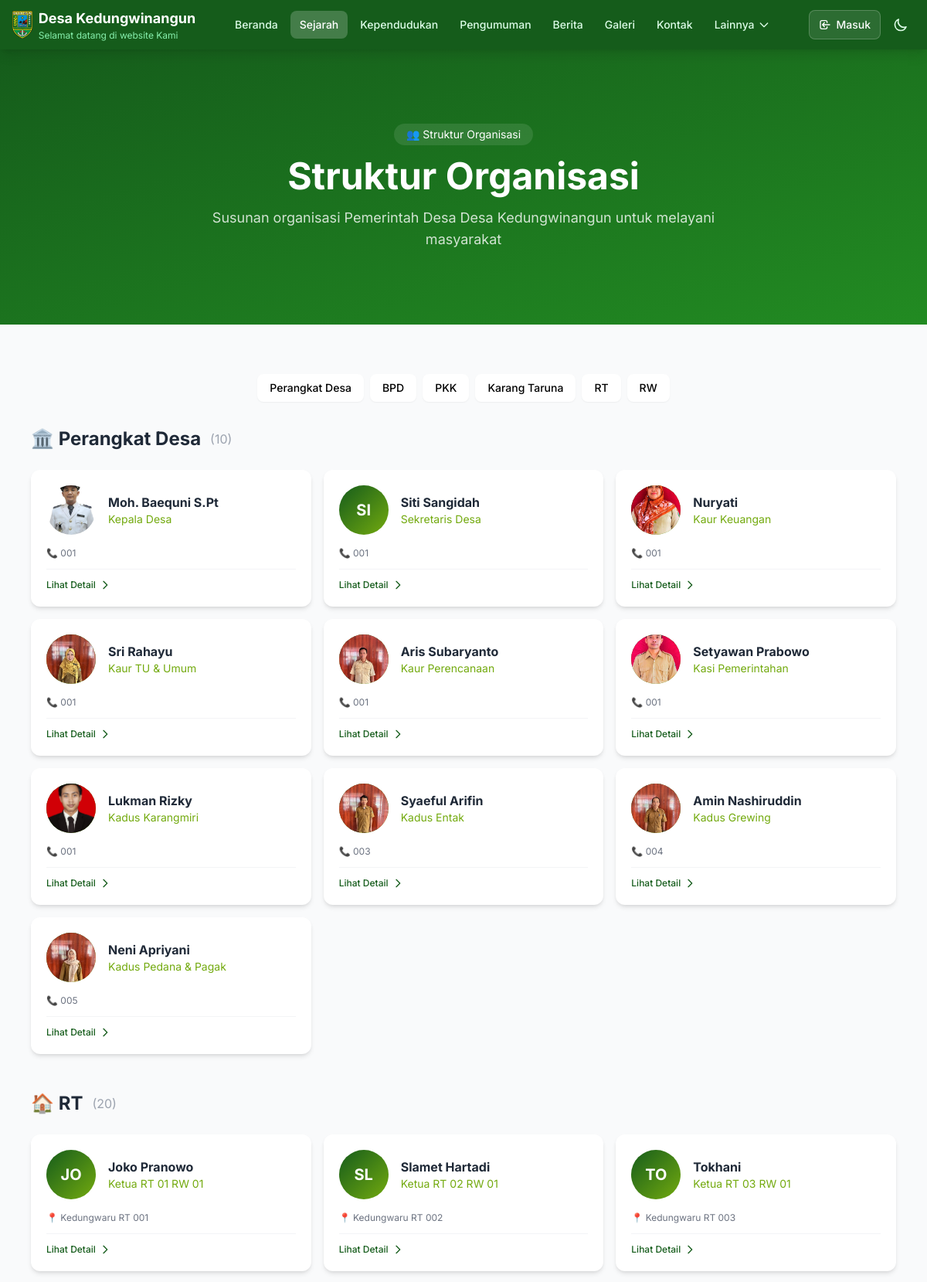
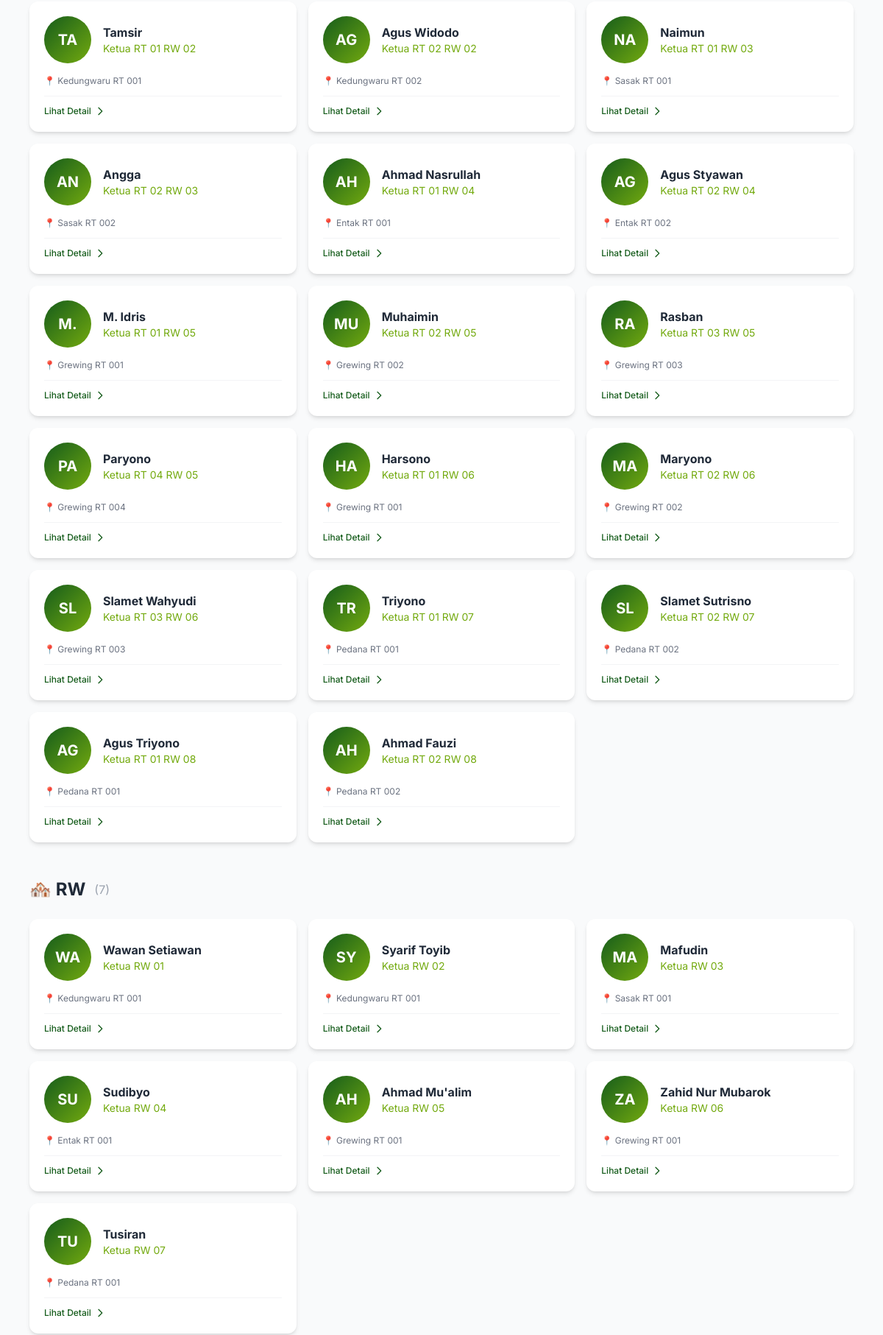
Page /struktur (upper part) on the committed database (2 pictures, top to bottom).
### tables this page shows
CREATE TABLE config (
                key TEXT PRIMARY KEY,
                value TEXT
            );

CREATE TABLE struktur_organisasi (
                id INTEGER PRIMARY KEY AUTOINCREMENT,
                kategori TEXT NOT NULL,
                nama TEXT NOT NULL,
                jabatan TEXT,
                deskripsi TEXT,
                nik TEXT,
                alamat TEXT,
                dusun TEXT,
                rt TEXT,
                rw TEXT,
                telepon TEXT,
                email TEXT,
                foto_url TEXT,
                sk_url TEXT,
                no_sk TEXT,
                tanggal_sk TEXT,
                masa_jabatan TEXT,
                status TEXT DEFAULT 'Aktif',
                icon TEXT,
                no_urut INTEGER DEFAULT 0,
                aktif INTEGER DEFAULT 1,
                created_at TIMESTAMP DEFAULT CURRENT_TIMESTAMP,
                updated_at TIMESTAMP DEFAULT CURRENT_TIMESTAMP
            );

### routes/public.py (the view)
@public_bp.route("/struktur")
def struktur():
    from datetime import datetime
    try:
        from models import get_all_pages, get_all_struktur
        desa_info = get_desa_info_with_maps()
        custom_pages = get_all_pages()
        struktur_list = get_all_struktur(aktif=1)
        grouped = {'perangkat': [], 'bpd': [], 'pkk': [], 'karang_taruna': [], 'rt': [], 'rw': []}
        for item in struktur_list:
            kat = item.get('kategori', '')
            if kat in grouped:
                grouped[kat].append(item)
        kategori_labels = {
            'perangkat': 'Perangkat Desa',
            'bpd': 'BPD',
            'pkk': 'PKK',
            'karang_taruna': 'Karang Taruna',
            'rt': 'RT',
            'rw': 'RW',
        }
        return render_template(
            "struktur.html",
            page={"title": "Struktur Organisasi"},
            desa=desa_info,
            nav_links=set_nav_active("Sejarah"),
            tahun=datetime.now().year,
            site_name=desa_info['nama'],
            site_tagline=desa_info['tagline'],
            site_description=desa_info['deskripsi'],
            custom_pages=custom_pages,
            grouped_struktur=grouped,
            kategori_labels=kategori_labels,
        )
    except Exception as e:
        logger.error(f"Error loading struktur page: {str(e)}")
        flash('Terjadi kesalahan saat memuat halaman struktur', 'error')
        return redirect(url_for('public.index'))

### app.py (called while the page is built)
@app.context_processor
def inject_openrouter_key():
    return {
        'openrouter_api_key': environ.get('OPENROUTER_API_KEY', '')
    }

@app.context_processor
def inject_custom_pages():
    from models import get_all_pages
    return {'custom_pages_nav': get_all_pages()}

### models.py (called while the page is built)
def get_db_connection():
    conn = sqlite3.connect(Config.DB_NAME)
    conn.row_factory = sqlite3.Row
    return conn

def get_config(key, default=None):
    try:
        conn = get_db_connection()
        cursor = conn.cursor()
        cursor.execute('SELECT value FROM config WHERE key = ?', (key,))
        row = cursor.fetchone()
        conn.close()
        return row['value'] if row else (default if default is not None else DEFAULT_CONFIG.get(key, ''))
    except Exception as e:
        logger.error(f"Error getting config '{key}': {str(e)}")
        return default if default is not None else DEFAULT_CONFIG.get(key, '')

def get_desa_info():
    return {
        "nama": get_config("website_nama", DEFAULT_CONFIG["website_nama"]),
        "tagline": get_config("website_tagline", DEFAULT_CONFIG["website_tagline"]),
        "deskripsi": get_config("website_deskripsi", DEFAULT_CONFIG["website_deskripsi"]),
        "jumlah_dusun": 6,
        "jumlah_kasi": 3,
        "jumlah_kepala_desa": 1,
    }

def get_all_pages():
    try:
        conn = get_db_connection()
        cursor = conn.cursor()
        cursor.execute('SELECT * FROM pages WHERE active = 1 ORDER BY order_num ASC, title ASC')
        pages = [dict(row) for row in cursor.fetchall()]
        conn.close()
        return pages
    except Exception as e:
        logger.error(f"Error getting all pages: {str(e)}")
        return []

def get_all_struktur(aktif=None):
    try:
        conn = get_db_connection()
        cursor = conn.cursor()
        if aktif is not None:
            cursor.execute('SELECT * FROM struktur_organisasi WHERE aktif = ? ORDER BY kategori, no_urut ASC', (aktif,))
        else:
            cursor.execute('SELECT * FROM struktur_organisasi ORDER BY kategori, no_urut ASC')
        items = [dict(row) for row in cursor.fetchall()]
        conn.close()
        return items
    except Exception as e:
        logger.error(f"Error getting all struktur: {str(e)}")
        return []

### routes/public.py (called while the page is built)
def get_desa_info_with_maps():
    info = get_desa_info()
    info['maps_embed_url'] = MAPS_EMBED_URL
    info['dusun'] = DUSUN_DATA
    return info

### templates/struktur.html (shortened to what this page needs)
<!DOCTYPE html>
<html lang="id">
<head>
    <script src="https://cdn.tailwindcss.com"></script>
    <link rel="stylesheet" href="{{ url_for('static', filename='styles.css') }}">
</head>
<body>
    {% include 'partials/navbar.html' %}
    <section class="bg-gradient-to-br from-[#155C1B] to-[#228B22] text-white py-16 md:py-24">
        <div class="max-w-6xl mx-auto px-4 text-center">
            <span class="inline-block px-4 py-1 bg-white/10 rounded-full text-sm mb-4">👥 Struktur Organisasi</span>
            <h1 class="text-4xl md:text-5xl font-bold mb-4">Struktur Organisasi</h1>
            <p class="text-white/80 text-lg max-w-2xl mx-auto">Susunan organisasi Pemerintah Desa {{ site_name }} untuk melayani masyarakat</p>
        </div>
    </section>
    <section class="py-12 md:py-16 bg-gray-50">
        <div class="max-w-6xl mx-auto px-4">
            <div class="flex flex-wrap gap-2 mb-8 justify-center">
                {% for kat, label in kategori_labels.items() %}
                <a href="#{{ kat }}" class="px-4 py-2 bg-white rounded-lg text-sm font-medium hover:bg-[#155C1B] hover:text-white transition-all shadow-sm">
                    {{ label }}
                </a>
                {% endfor %}
            </div>
            {% for kat, label in kategori_labels.items() %}
            {% if grouped_struktur[kat] %}
            <div id="{{ kat }}" class="mb-12 scroll-mt-20">
                <h2 class="text-2xl font-bold text-gray-800 mb-6 flex items-center gap-3">
                    {% if kat == 'perangkat' %}🏛️{% elif kat == 'bpd' %}👥{% elif kat == 'pkk' %}👩{% elif kat == 'karang_taruna' %}🎉{% elif kat == 'rt' %}🏠{% elif kat == 'rw' %}🏘️{% endif %}
                    {{ label }}
                    <span class="text-gray-400 font-normal text-base">({{ grouped_struktur[kat]|length }})</span>
                </h2>
                <div class="grid grid-cols-1 sm:grid-cols-2 lg:grid-cols-3 xl:grid-cols-4 gap-4">
                    {% for item in grouped_struktur[kat] %}
                    <a href="{{ url_for('public.struktur_detail', struktur_id=item.id) }}" class="bg-white rounded-xl p-5 shadow-md hover:shadow-xl transition-all group">
                        <div class="flex items-center gap-4 mb-4">
                            <div class="w-16 h-16 rounded-full bg-gradient-to-br from-[#155C1B] to-[#73AA0F] flex items-center justify-center text-white font-bold text-xl flex-shrink-0 overflow-hidden">
                                {% if item.foto_url %}
                                <img src="{{ item.foto_url }}" alt="{{ item.nama }}" class="w-full h-full object-cover">
                                {% else %}
                                {{ item.nama[:2]|upper }}
                                {% endif %}
                            </div>
                            <div class="min-w-0">
                                <h3 class="font-bold text-gray-800 truncate group-hover:text-[#155C1B] transition-colors">{{ item.nama }}</h3>
                                <p class="text-[#73AA0F] text-sm truncate">{{ item.jabatan or '-' }}</p>
                            </div>
                        </div>
                        <div class="text-xs text-gray-500 space-y-1">
                            {% if item.dusun %}
                            <div class="flex items-center gap-1">📍 {{ item.dusun }}{% if item.rt %} RT {{ item.rt }}{% endif %}</div>
                            {% endif %}
                            {% if item.telepon %}
                            <div class="flex items-center gap-1">📞 {{ item.telepon }}</div>
                            {% endif %}
                        </div>
                        <div class="mt-3 pt-3 border-t border-gray-100">
                            <span class="text-xs text-[#155C1B] font-medium flex items-center gap-1">
                                Lihat Detail
                                <svg class="w-4 h-4 group-hover:translate-x-1 transition-transform" fill="none" stroke="currentColor" viewBox="0 0 24 24">
                                    <path stroke-linecap="round" stroke-linejoin="round" stroke-width="2" d="M9 5l7 7-7 7"/>
                                </svg>
                            </span>
                        </div>
                    </a>
                    {% endfor %}
                </div>
            </div>
            {% endif %}
            {% endfor %}
        </div>
    </section>
</body>
</html>

### templates/partials/navbar.html (shortened to what this page needs)
<nav class="bg-[#155C1B] sticky top-0 z-50 shadow-lg" x-data="{ mobileOpen: false, dropdownOpen: false }">
    <div class="max-w-7xl mx-auto px-4">
        <div class="flex items-center justify-between h-14 md:h-16">
            <a href="{{ url_for('public.index') }}" class="flex items-center gap-2">
                <img src="{{ url_for('static', filename='images/kebumen.png') }}" alt="Logo" class="h-9 w-auto">
                <div class="hidden sm:block">
                    <div class="text-white font-bold text-sm md:text-lg">{{ site_name or 'Desa' }}</div>
                    <div class="text-green-300 text-[10px] md:text-xs">{{ site_tagline or '' }}</div>
                </div>
            </a>
            <div class="hidden lg:flex items-center gap-1">
                {% for link in nav_links %}
                {% if link.label == 'Lainnya' %}
                <div class="relative">
                    <button @click="dropdownOpen = !dropdownOpen"
                            class="px-3 py-2 rounded-lg text-sm font-medium transition-colors flex items-center gap-1
                                   {% if link.active %}bg-white/20 text-white{% else %}text-green-100 hover:bg-white/10 hover:text-white{% endif %}">
                        Lainnya
                        <svg class="w-4 h-4 transition-transform" :class="{'rotate-180': dropdownOpen}" fill="none" stroke="currentColor" viewBox="0 0 24 24">
                            <path stroke-linecap="round" stroke-linejoin="round" stroke-width="2" d="M19 9l-7 7-7-7"/>
                        </svg>
                    </button>
                </div>
                {% else %}
                <a href="{{ link.href }}" class="px-3 py-2 rounded-lg text-sm font-medium transition-colors
                       {% if link.active %}bg-white/20 text-white{% else %}text-green-100 hover:bg-white/10 hover:text-white{% endif %}">
                    {{ link.label }}
                </a>
                {% endif %}
                {% endfor %}
            </div>
            <div class="flex items-center gap-1 md:gap-2">
                {% if not session.user_logged_in %}
                <div class="hidden md:flex items-center gap-2">
                    <a href="{{ url_for('public.login') }}" class="flex items-center gap-1.5 px-3 py-2 rounded-lg text-white text-sm font-medium bg-white/10 hover:bg-white/20 border border-white/20 transition-all">
                        <svg class="w-4 h-4" fill="none" stroke="currentColor" viewBox="0 0 24 24">
                            <path stroke-linecap="round" stroke-linejoin="round" stroke-width="2" d="M11 16l-4-4m0 0l4-4m-4 4h14m-5 4v1a3 3 0 01-3 3H6a3 3 0 01-3-3V7a3 3 0 013-3h7a3 3 0 013 3v1"/>
                        </svg>
                        Masuk
                    </a>
                </div>
                {% endif %}
                <button id="btn-dark" class="p-2 rounded-lg text-green-100 hover:bg-white/10 transition-colors" aria-label="Dark mode">
                    <svg id="icon-moon" class="w-5 h-5" fill="none" stroke="currentColor" viewBox="0 0 24 24">
                        <path stroke-linecap="round" stroke-linejoin="round" stroke-width="2" d="M20.354 15.354A9 9 0 018.646 3.646 9.003 9.003 0 0012 21a9.003 9.003 0 008.354-5.646z"/>
                    </svg>
                </button>
            </div>
        </div>
    </div>
</nav>

### templates/struktur.html (style rules this page uses)
* { margin: 0; padding: 0; box-sizing: border-box; }
body { font-family: 'Inter', sans-serif; }

### rows in the picture
config: value "Desa Kedungwinangun"
config: value "Selamat datang di website Kami"
struktur_organisasi: foto_url (picture), nama "Moh. Baequni S.Pt", jabatan "Kepala Desa", telepon "001"
struktur_organisasi: nama "SI", nama "Siti Sangidah", jabatan "Sekretaris Desa", telepon "001"
struktur_organisasi: foto_url (picture), nama "Nuryati", jabatan "Kaur Keuangan", telepon "001"
struktur_organisasi: foto_url (picture), nama "Sri Rahayu", jabatan "Kaur TU & Umum", telepon "001"
struktur_organisasi: foto_url (picture), nama "Aris Subaryanto", jabatan "Kaur Perencanaan", telepon "001"
struktur_organisasi: foto_url (picture), nama "Setyawan Prabowo", jabatan "Kasi Pemerintahan", telepon "001"
struktur_organisasi: foto_url (picture), nama "Lukman Rizky", jabatan "Kadus Karangmiri", telepon "001"
struktur_organisasi: foto_url (picture), nama "Syaeful Arifin", jabatan "Kadus Entak", telepon "003"
struktur_organisasi: foto_url (picture), nama "Amin Nashiruddin", jabatan "Kadus Grewing", telepon "004"
struktur_organisasi: foto_url (picture), nama "Neni Apriyani", jabatan "Kadus Pedana & Pagak", telepon "005"
struktur_organisasi: nama "JO", nama "Joko Pranowo", jabatan "Ketua RT 01 RW 01", dusun "Kedungwaru", rt "001"
struktur_organisasi: nama "SL", nama "Slamet Hartadi", jabatan "Ketua RT 02 RW 01", dusun "Kedungwaru", rt "002"
struktur_organisasi: nama "TO", nama "Tokhani", jabatan "Ketua RT 03 RW 01", dusun "Kedungwaru", rt "003"
struktur_organisasi: nama "TA", nama "Tamsir", jabatan "Ketua RT 01 RW 02", dusun "Kedungwaru", rt "001"
struktur_organisasi: nama "AG", nama "Agus Widodo", jabatan "Ketua RT 02 RW 02", dusun "Kedungwaru", rt "002"
struktur_organisasi: nama "NA", nama "Naimun", jabatan "Ketua RT 01 RW 03", dusun "Sasak", rt "001"
struktur_organisasi: nama "AN", nama "Angga", jabatan "Ketua RT 02 RW 03", dusun "Sasak", rt "002"
struktur_organisasi: nama "AH", nama "Ahmad Nasrullah", jabatan "Ketua RT 01 RW 04", dusun "Entak", rt "001"
struktur_organisasi: nama "AG", nama "Agus Styawan", jabatan "Ketua RT 02 RW 04", dusun "Entak", rt "002"
struktur_organisasi: nama "M.", nama "M. Idris", jabatan "Ketua RT 01 RW 05", dusun "Grewing", rt "001"
struktur_organisasi: nama "MU", nama "Muhaimin", jabatan "Ketua RT 02 RW 05", dusun "Grewing", rt "002"
struktur_organisasi: nama "RA", nama "Rasban", jabatan "Ketua RT 03 RW 05", dusun "Grewing", rt "003"
struktur_organisasi: nama "PA", nama "Paryono", jabatan "Ketua RT 04 RW 05", dusun "Grewing", rt "004"
struktur_organisasi: nama "HA", nama "Harsono", jabatan "Ketua RT 01 RW 06", dusun "Grewing", rt "001"
struktur_organisasi: nama "MA", nama "Maryono", jabatan "Ketua RT 02 RW 06", dusun "Grewing", rt "002"
struktur_organisasi: nama "SL", nama "Slamet Wahyudi", jabatan "Ketua RT 03 RW 06", dusun "Grewing", rt "003"
struktur_organisasi: nama "TR", nama "Triyono", jabatan "Ketua RT 01 RW 07", dusun "Pedana", rt "001"
struktur_organisasi: nama "SL", nama "Slamet Sutrisno", jabatan "Ketua RT 02 RW 07", dusun "Pedana", rt "002"
struktur_organisasi: nama "AG", nama "Agus Triyono", jabatan "Ketua RT 01 RW 08", dusun "Pedana", rt "001"
struktur_organisasi: nama "AH", nama "Ahmad Fauzi", jabatan "Ketua RT 02 RW 08", dusun "Pedana", rt "002"
struktur_organisasi: nama "WA", nama "Wawan Setiawan", jabatan "Ketua RW 01", dusun "Kedungwaru", rt "001"
struktur_organisasi: nama "SY", nama "Syarif Toyib", jabatan "Ketua RW 02", dusun "Kedungwaru", rt "001"
struktur_organisasi: nama "MA", nama "Mafudin", jabatan "Ketua RW 03", dusun "Sasak", rt "001"
struktur_organisasi: nama "SU", nama "Sudibyo", jabatan "Ketua RW 04", dusun "Entak", rt "001"
struktur_organisasi: nama "AH", nama "Ahmad Mu'alim", jabatan "Ketua RW 05", dusun "Grewing", rt "001"
struktur_organisasi: nama "ZA", nama "Zahid Nur Mubarok", jabatan "Ketua RW 06", dusun "Grewing", rt "001"
struktur_organisasi: nama "TU", nama "Tusiran", jabatan "Ketua RW 07", dusun "Pedana", rt "001"

### other values in the picture
{{ link.label }} "Beranda" "Sejarah" "Kependudukan" "Pengumuman" "Berita" "Galeri" "Kontak"
{{ label }} "Perangkat Desa" "BPD" "PKK" "Karang Taruna" "RT" "RW"
{{ label }} "Perangkat Desa" "RT" "RW"
{{ grouped_struktur[kat]|length }} "10" "20" "7"
